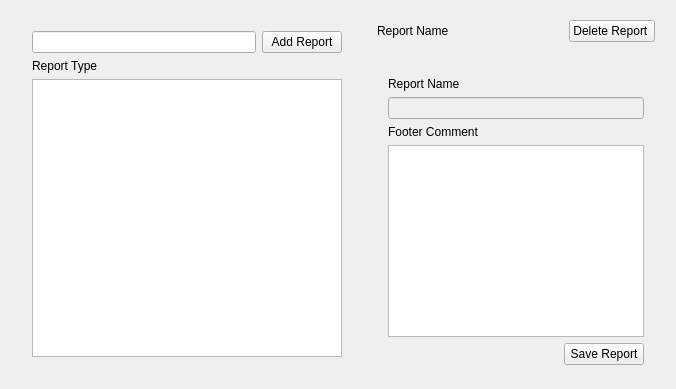
             <widget class="QWidget" name="icpReportsTab">
              <attribute name="title">
               <string>Reports</string>
              </attribute>
              <layout class="QHBoxLayout" name="horizontalLayout_19">
               <property name="leftMargin">
                <number>12</number>
               </property>
               <property name="rightMargin">
                <number>12</number>
               </property>
               <property name="bottomMargin">
                <number>12</number>
               </property>
               <item>
                <widget class="QWidget" name="icpReports" native="true">
                 <property name="minimumSize">
                  <size>
                   <width>350</width>
                   <height>0</height>
                  </size>
                 </property>
                 <property name="maximumSize">
                  <size>
                   <width>300</width>
                   <height>16777215</height>
                  </size>
                 </property>
                 <property name="styleSheet">
                  <string notr="true"/>
                 </property>
                 <layout class="QVBoxLayout" name="verticalLayout_12">
                  <property name="leftMargin">
                   <number>20</number>
                  </property>
                  <property name="topMargin">
                   <number>20</number>
                  </property>
                  <property name="rightMargin">
                   <number>20</number>
                  </property>
                  <property name="bottomMargin">
                   <number>20</number>
                  </property>
                  <item>
                   <widget class="QWidget" name="widget_31" native="true">
                    <property name="minimumSize">
                     <size>
                      <width>0</width>
                      <height>0</height>
                     </size>
                    </property>
                    <layout class="QHBoxLayout" name="horizontalLayout_15">
                     <property name="spacing">
                      <number>-1</number>
                     </property>
                     <property name="leftMargin">
                      <number>0</number>
                     </property>
                     <property name="topMargin">
                      <number>0</number>
                     </property>
                     <property name="rightMargin">
                      <number>0</number>
                     </property>
                     <property name="bottomMargin">
                      <number>0</number>
                     </property>
                     <item>
                      <widget class="QLineEdit" name="reportNameInput">
                       <property name="minimumSize">
                        <size>
                         <width>202</width>
                         <height>22</height>
                        </size>
                       </property>
                      </widget>
                     </item>
                     <item>
                      <widget class="QPushButton" name="addReportBtn">
                       <property name="text">
                        <string>Add Report</string>
                       </property>
                      </widget>
                     </item>
                    </layout>
                   </widget>
                  </item>
                  <item>
                   <widget class="QLabel" name="label_21">
                    <property name="text">
                     <string>Report Type</string>
                    </property>
                   </widget>
                  </item>
                  <item>
                   <widget class="QListWidget" name="reportsList"/>
                  </item>
                 </layout>
                </widget>
               </item>
               <item>
                <widget class="QWidget" name="widget_19" native="true">
                 <property name="minimumSize">
                  <size>
                   <width>200</width>
                   <height>200</height>
                  </size>
                 </property>
                 <layout class="QVBoxLayout" name="verticalLayout_53">
                  <property name="leftMargin">
                   <number>0</number>
                  </property>
                  <property name="topMargin">
                   <number>0</number>
                  </property>
                  <property name="rightMargin">
                   <number>0</number>
                  </property>
                  <property name="bottomMargin">
                   <number>0</number>
                  </property>
                  <item>
                   <widget class="QWidget" name="icpReportHeader" native="true">
                    <layout class="QHBoxLayout" name="horizontalLayout_4">
                     <item>
                      <widget class="QLabel" name="label_45">
                       <property name="text">
                        <string>Report Name</string>
                       </property>
                      </widget>
                     </item>
                     <item>
                      <spacer name="horizontalSpacer_19">
                       <property name="orientation">
                        <enum>Qt::Horizontal</enum>
                       </property>
                       <property name="sizeHint" stdset="0">
                        <size>
                         <width>40</width>
                         <height>20</height>
                        </size>
                       </property>
                      </spacer>
                     </item>
                     <item>
                      <widget class="QPushButton" name="deleteFooterBtn">
                       <property name="text">
                        <string>Delete Report </string>
                       </property>
                      </widget>
                     </item>
                    </layout>
                   </widget>
                  </item>
                  <item>
                   <widget class="QWidget" name="icpReportsOptions" native="true">
                    <property name="maximumSize">
                     <size>
                      <width>16777215</width>
                      <height>16777215</height>
                     </size>
                    </property>
                    <property name="styleSheet">
                     <string notr="true"/>
                    </property>
                    <layout class="QGridLayout" name="gridLayout_10">
                     <property name="leftMargin">
                      <number>20</number>
                     </property>
                     <property name="topMargin">
                      <number>20</number>
                     </property>
                     <property name="rightMargin">
                      <number>20</number>
                     </property>
                     <property name="bottomMargin">
                      <number>0</number>
                     </property>
                     <item row="1" column="0">
                      <widget class="QLineEdit" name="icpReportNameLabel">
                       <property name="enabled">
                        <bool>false</bool>
                       </property>
                       <property name="maximumSize">
                        <size>
                         <width>16777215</width>
                         <height>16777215</height>
                        </size>
                       </property>
                      </widget>
                     </item>
                     <item row="2" column="0">
                      <widget class="QLabel" name="label_49">
                       <property name="text">
                        <string>Footer Comment </string>
                       </property>
                      </widget>
                     </item>
                     <item row="3" column="0">
                      <widget class="QTextEdit" name="footerComments">
                       <property name="maximumSize">
                        <size>
                         <width>16777215</width>
                         <height>16777215</height>
                        </size>
                       </property>
                       <property name="autoFillBackground">
                        <bool>false</bool>
                       </property>
                       <property name="html">
                        <string>&lt;!DOCTYPE HTML PUBLIC &quot;-//W3C//DTD HTML 4.0//EN&quot; &quot;http://www.w3.org/TR/REC-html40/strict.dtd&quot;&gt;
&lt;html&gt;&lt;head&gt;&lt;meta name=&quot;qrichtext&quot; content=&quot;1&quot; /&gt;&lt;style type=&quot;text/css&quot;&gt;
p, li { white-space: pre-wrap; }
&lt;/style&gt;&lt;/head&gt;&lt;body style=&quot; font-family:'.AppleSystemUIFont'; font-size:13pt; font-weight:400; font-style:normal;&quot;&gt;
&lt;p style=&quot;-qt-paragraph-type:empty; margin-top:0px; margin-bottom:0px; margin-left:0px; margin-right:0px; -qt-block-indent:0; text-indent:0px;&quot;&gt;&lt;br /&gt;&lt;/p&gt;&lt;/body&gt;&lt;/html&gt;</string>
                       </property>
                      </widget>
                     </item>
                     <item row="0" column="0">
                      <widget class="QLabel" name="label_56">
                       <property name="text">
                        <string>Report Name</string>
                       </property>
                      </widget>
                     </item>
                     <item row="4" column="0">
                      <widget class="QWidget" name="widget_57" native="true">
                       <property name="minimumSize">
                        <size>
                         <width>0</width>
                         <height>0</height>
                        </size>
                       </property>
                       <layout class="QHBoxLayout" name="horizontalLayout_40">
                        <property name="leftMargin">
                         <number>0</number>
                        </property>
                        <property name="topMargin">
                         <number>0</number>
                        </property>
                        <property name="rightMargin">
                         <number>0</number>
                        </property>
                        <property name="bottomMargin">
                         <number>12</number>
                        </property>
                        <item>
                         <spacer name="horizontalSpacer_18">
                          <property name="orientation">
                           <enum>Qt::Horizontal</enum>
                          </property>
                          <property name="sizeHint" stdset="0">
                           <size>
                            <width>40</width>
                            <height>20</height>
                           </size>
                          </property>
                         </spacer>
                        </item>
                        <item>
                         <widget class="QPushButton" name="saveFooterBtn">
                          <property name="text">
                           <string>Save Report</string>
                          </property>
                         </widget>
                        </item>
                       </layout>
                      </widget>
                     </item>
                    </layout>
                   </widget>
                  </item>
                 </layout>
                </widget>
               </item>
              </layout>
             </widget>
